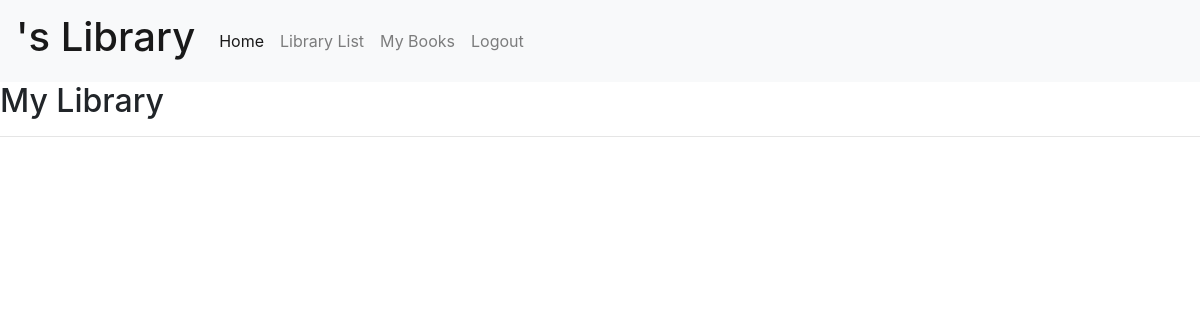
The page /mybooks/ (signed in) on the database as committed earlier.
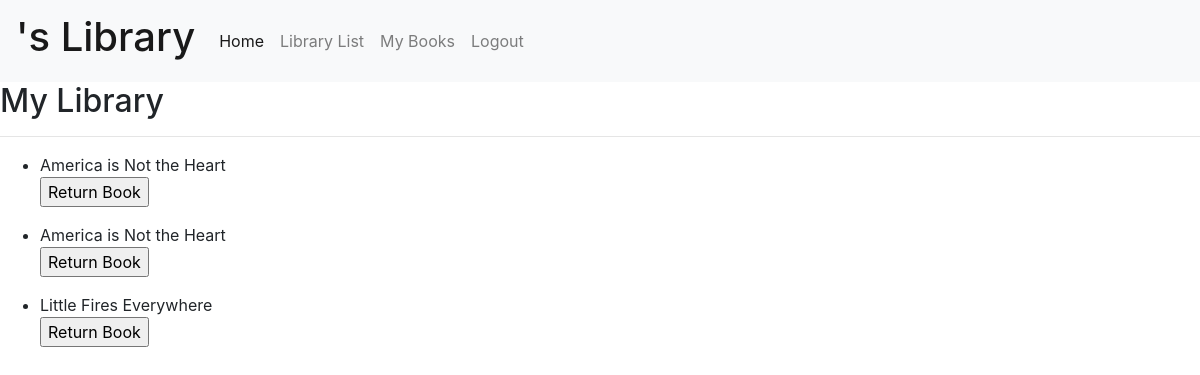
The same page on the database as committed later.
### lib_app/models.py (models this page shows, shortened)
class Checkout(models.Model):
    book = models.ForeignKey(Book, on_delete=models.SET_NULL, null = True)
    borrower = models.ForeignKey(get_user_model(), on_delete= models.SET_NULL, null=True, blank=True)
    checkout_date = models.DateTimeField(blank=True, null=True)
    due_date = models.DateTimeField(blank=True, null=True)

class Book(models.Model):
    author = models.CharField(max_length = 200)
    title = models.CharField(max_length = 200)
    desp = models.TextField(max_length = 2000, blank=True)
    LOAN_STATUS = (
        ('a', 'available'),
        ('u', 'unavailable'),
    )
    status = models.CharField(
        max_length = 1,
        choices = LOAN_STATUS,
        blank = True,
        default = 'a',
        help_text= 'book availability',
    )
    def __str__(self):
        return self.title
    class Meta:
        ordering = ['title']

### lib_app/views.py (the view)
# urls.py: path('mybooks/', views.my_books, name="my_books"),
def my_books (request):
    books = Checkout.objects.filter(borrower=request.user)
    context = {
        'books':books,
    }
    return render(request,'lib_app/my_books.html', context)

### templates/lib_app/my_books.html (shortened to what this page needs)
{% extends 'base.html' %}
{% block content %}
<div class="POST">
    <h2> My Library </h2>
    <hr>
    {% for book in books %}
        <ul>
            <li>{{ book.book }}
                <form action= "{% url 'return_book' book.id %}" method="POST">
                    <input type="submit" value="Return Book" name="return_book"/>
                </form>
            </li>
        </ul>
    {% endfor %}
</div>
{% endblock %}

### templates/base.html (shortened to what this page needs)
{% load static %}
<!DOCTYPE html>
<html lang="en">
<head>
    <link rel="stylesheet" href="{% static 'static/bootstrap_css/bootstrap.min.css'%}">
    <link rel="stylesheet" href="{% static 'static/css/style.css'%}">
</head>
<body>
    {% if user.is_authenticated %}
    <nav class="navbar navbar-expand-lg navbar-light bg-light">
        <a class="navbar-brand" href="{% url 'home' %}"><h1>{{ user.first_name }} 's Library </h1></a>
        <div class="collapse navbar-collapse" id="navbarNav">
          <ul class="navbar-nav">
            <li class="nav-item active">
              <a class="nav-link" href="{% url 'home' %}">Home <span class="sr-only">(current)</span></a>
            </li>
            <li class="nav-item">
              <a class="nav-link" href="{% url 'list_books' %}"> Library List </a>
            </li>
            <li class="nav-item">
              <a class="nav-link" href="{% url 'my_books' %}"> My Books </a>
            </li>
            <li class="nav-item">
              <a class="nav-link" href="{% url 'logout' %}">Logout </a>
            </li>
    </nav>
  {% endif %}
    {% block content %}
    {% endblock %}
</body>
</html>

Rows that differ between the two databases and show on the page:
added Checkout: book "America is Not the Heart"
added Checkout: book "America is Not the Heart"
added Checkout: book "Little Fires Everywhere"
